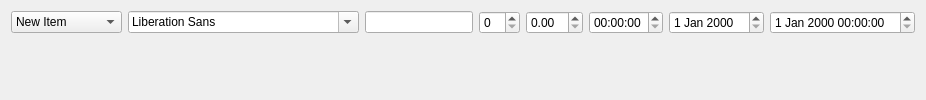
                                        <widget class="QWidget" name="tab_14">
                                            <attribute name="title">
                                                <string>Inputs</string>
                                            </attribute>
                                            <layout class="QGridLayout" name="gridLayout_43">
                                                <item row="0" column="0">
                                                    <layout class="QVBoxLayout" name="verticalLayout_4">
                                                        <item>
                                                            <widget class="QComboBox" name="comboBox_8">
                                                                <item>
                                                                    <property name="text">
                                                                        <string>New Item</string>
                                                                    </property>
                                                                </item>
                                                                <item>
                                                                    <property name="text">
                                                                        <string>New Item</string>
                                                                    </property>
                                                                </item>
                                                                <item>
                                                                    <property name="text">
                                                                        <string>hello New Item</string>
                                                                    </property>
                                                                </item>
                                                                <item>
                                                                    <property name="text">
                                                                        <string>New Item</string>
                                                                    </property>
                                                                </item>
                                                                <item>
                                                                    <property name="text">
                                                                        <string>New Item</string>
                                                                    </property>
                                                                </item>
                                                                <item>
                                                                    <property name="text">
                                                                        <string>New Item</string>
                                                                    </property>
                                                                </item>
                                                            </widget>
                                                        </item>
                                                        <item>
                                                            <spacer name="verticalSpacer_10">
                                                                <property name="orientation">
                                                                    <enum>Qt::Vertical</enum>
                                                                </property>
                                                                <property name="sizeHint" stdset="0">
                                                                    <size>
                                                                        <width>20</width>
                                                                        <height>40</height>
                                                                    </size>
                                                                </property>
                                                            </spacer>
                                                        </item>
                                                    </layout>
                                                </item>
                                                <item row="0" column="1">
                                                    <layout class="QVBoxLayout" name="verticalLayout_7">
                                                        <item>
                                                            <widget class="QFontComboBox" name="fontComboBox"/>
                                                        </item>
                                                        <item>
                                                            <spacer name="verticalSpacer_11">
                                                                <property name="orientation">
                                                                    <enum>Qt::Vertical</enum>
                                                                </property>
                                                                <property name="sizeHint" stdset="0">
                                                                    <size>
                                                                        <width>20</width>
                                                                        <height>40</height>
                                                                    </size>
                                                                </property>
                                                            </spacer>
                                                        </item>
                                                    </layout>
                                                </item>
                                                <item row="0" column="2">
                                                    <layout class="QVBoxLayout" name="verticalLayout_6">
                                                        <item>
                                                            <widget class="QLineEdit" name="lineEdit_5"/>
                                                        </item>
                                                        <item>
                                                            <spacer name="verticalSpacer_12">
                                                                <property name="orientation">
                                                                    <enum>Qt::Vertical</enum>
                                                                </property>
                                                                <property name="sizeHint" stdset="0">
                                                                    <size>
                                                                        <width>20</width>
                                                                        <height>40</height>
                                                                    </size>
                                                                </property>
                                                            </spacer>
                                                        </item>
                                                    </layout>
                                                </item>
                                                <item row="0" column="3">
                                                    <layout class="QVBoxLayout" name="verticalLayout_8">
                                                        <item>
                                                            <widget class="QSpinBox" name="spinBox_3"/>
                                                        </item>
                                                        <item>
                                                            <spacer name="verticalSpacer_13">
                                                                <property name="orientation">
                                                                    <enum>Qt::Vertical</enum>
                                                                </property>
                                                                <property name="sizeHint" stdset="0">
                                                                    <size>
                                                                        <width>20</width>
                                                                        <height>40</height>
                                                                    </size>
                                                                </property>
                                                            </spacer>
                                                        </item>
                                                    </layout>
                                                </item>
                                                <item row="0" column="4">
                                                    <layout class="QVBoxLayout" name="verticalLayout_9">
                                                        <item>
                                                            <widget class="QDoubleSpinBox" name="doubleSpinBox_3"/>
                                                        </item>
                                                        <item>
                                                            <spacer name="verticalSpacer_14">
                                                                <property name="orientation">
                                                                    <enum>Qt::Vertical</enum>
                                                                </property>
                                                                <property name="sizeHint" stdset="0">
                                                                    <size>
                                                                        <width>20</width>
                                                                        <height>40</height>
                                                                    </size>
                                                                </property>
                                                            </spacer>
                                                        </item>
                                                    </layout>
                                                </item>
                                                <item row="0" column="5">
                                                    <layout class="QVBoxLayout" name="verticalLayout_10">
                                                        <item>
                                                            <widget class="QTimeEdit" name="timeEdit_2"/>
                                                        </item>
                                                        <item>
                                                            <spacer name="verticalSpacer_15">
                                                                <property name="orientation">
                                                                    <enum>Qt::Vertical</enum>
                                                                </property>
                                                                <property name="sizeHint" stdset="0">
                                                                    <size>
                                                                        <width>20</width>
                                                                        <height>40</height>
                                                                    </size>
                                                                </property>
                                                            </spacer>
                                                        </item>
                                                    </layout>
                                                </item>
                                                <item row="0" column="6">
                                                    <layout class="QVBoxLayout" name="verticalLayout_11">
                                                        <item>
                                                            <widget class="QDateEdit" name="dateEdit_2"/>
                                                        </item>
                                                        <item>
                                                            <spacer name="verticalSpacer_16">
                                                                <property name="orientation">
                                                                    <enum>Qt::Vertical</enum>
                                                                </property>
                                                                <property name="sizeHint" stdset="0">
                                                                    <size>
                                                                        <width>20</width>
                                                                        <height>40</height>
                                                                    </size>
                                                                </property>
                                                            </spacer>
                                                        </item>
                                                    </layout>
                                                </item>
                                                <item row="0" column="7">
                                                    <layout class="QVBoxLayout" name="verticalLayout_5">
                                                        <item>
                                                            <widget class="QDateTimeEdit" name="dateTimeEdit_2"/>
                                                        </item>
                                                        <item>
                                                            <spacer name="verticalSpacer_17">
                                                                <property name="orientation">
                                                                    <enum>Qt::Vertical</enum>
                                                                </property>
                                                                <property name="sizeHint" stdset="0">
                                                                    <size>
                                                                        <width>20</width>
                                                                        <height>40</height>
                                                                    </size>
                                                                </property>
                                                            </spacer>
                                                        </item>
                                                    </layout>
                                                </item>
                                            </layout>
                                        </widget>
